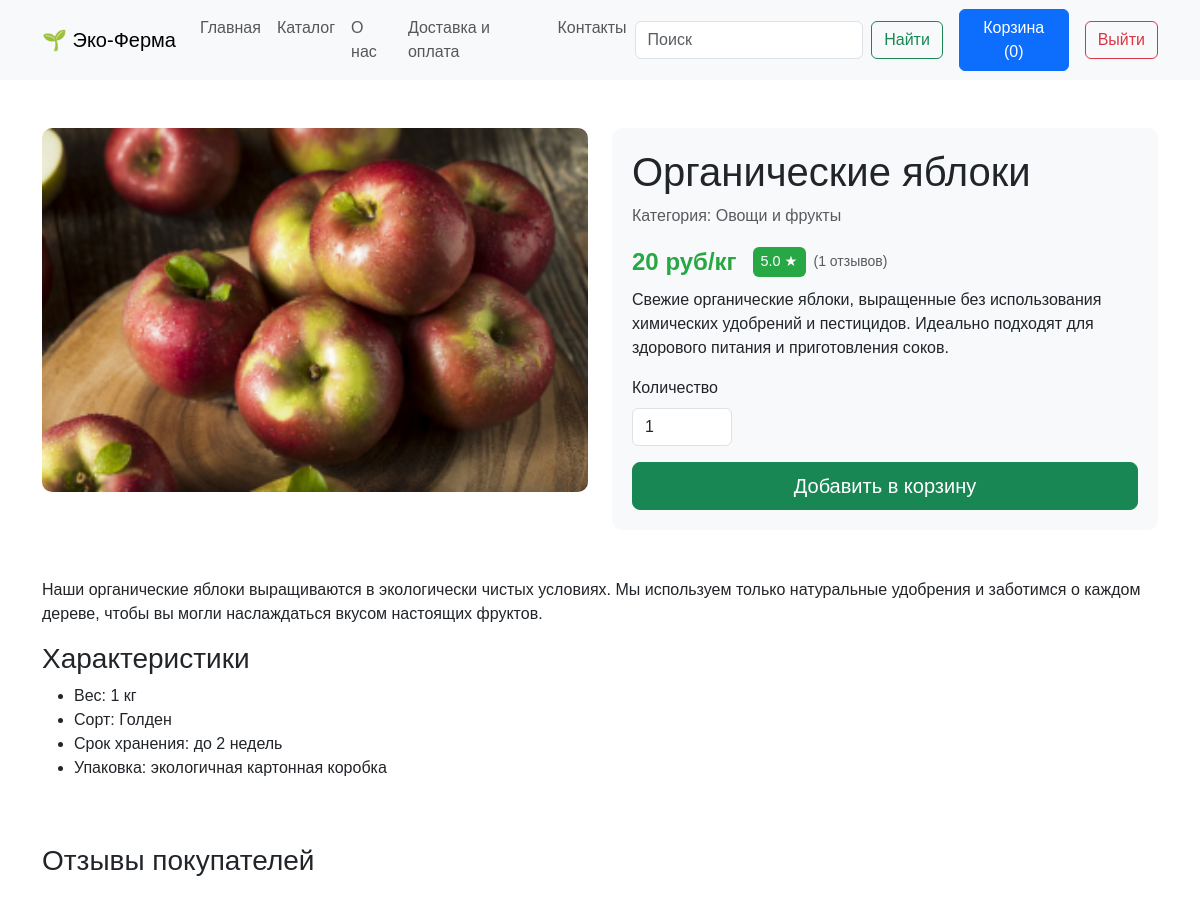
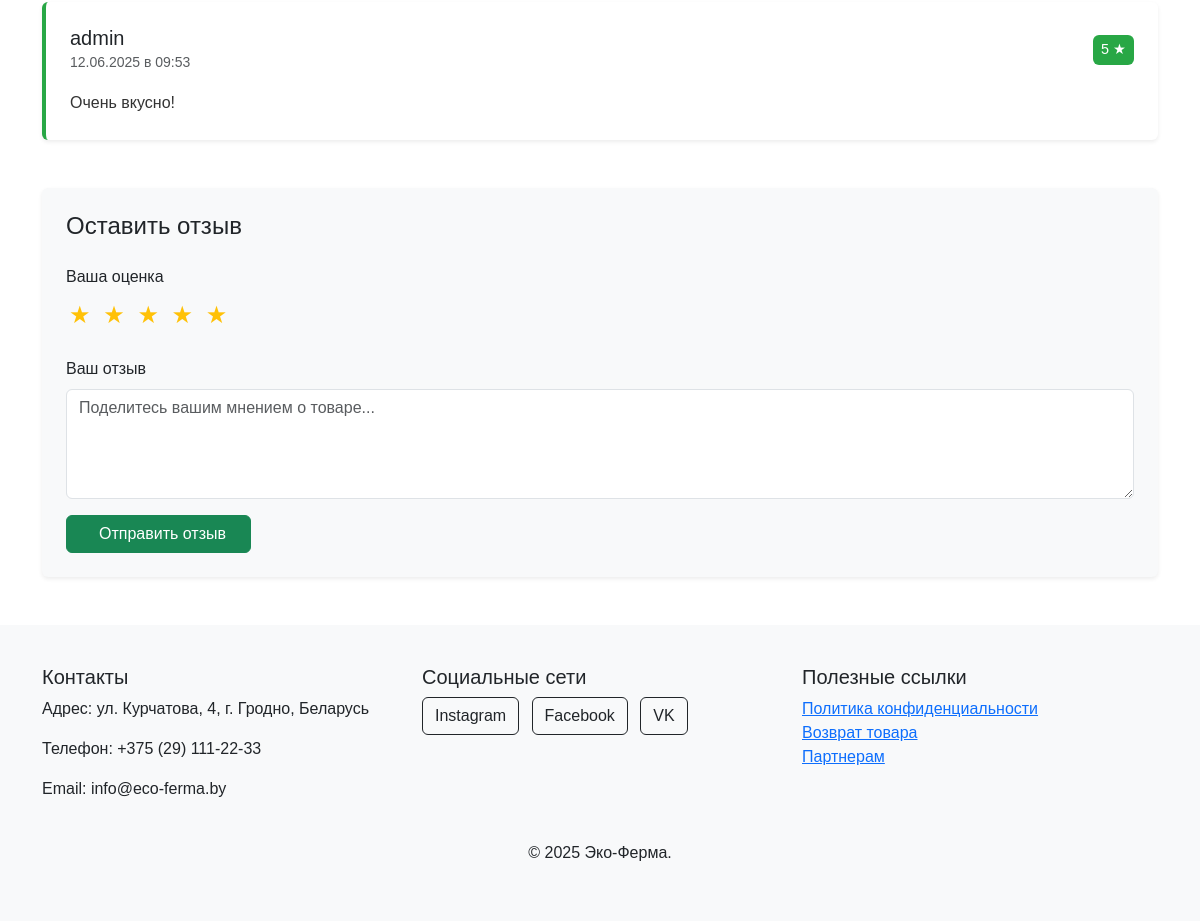
The page /product/1 (signed in) on the database its author committed (2 pictures, top to bottom).
### app.py (models this page shows, shortened)
class Products(db.Model):
    id = db.Column(db.Integer,primary_key=True)
    title = db.Column(db.String(100))
    subText = db.Column(db.Text)
    text = db.Column(db.Text)
    image_name = db.Column(db.String(100))
    category = db.Column(db.String(100))
    price = db.Column(db.Integer)
    orders = db.relationship('Orders', backref='product', lazy=True)

class Reviews(db.Model):
    id = db.Column(db.Integer, primary_key=True)
    id_user = db.Column(db.Integer, db.ForeignKey('users.id'))
    id_product = db.Column(db.Integer, db.ForeignKey('products.id'))
    rating = db.Column(db.Integer)  # Оценка от 1 до 5
    text = db.Column(db.Text)
    date = db.Column(db.DateTime, default=datetime.now)
    user = db.relationship('Users', backref='reviews')
    product = db.relationship('Products', backref='reviews')

class Users(db.Model):
    id = db.Column(db.Integer,primary_key=True)
    name = db.Column(db.String(100))
    surname = db.Column(db.String(100))
    email = db.Column(db.String(100), unique=True)
    password = db.Column(db.String(100), unique=True)
    root = db.Column(db.Integer, default=0)
    reports = db.relationship('Reports', backref='user', lazy=True)

### app.py (the view, shortened to what this page needs)
@app.route('/product/<int:id>', methods=['GET', 'POST'])
def product(id):
    product = Products.query.get(id)
    avg_rating = db.session.query(
        db.func.avg(Reviews.rating)
    ).filter(Reviews.id_product == id).scalar()
    avg_rating = round(avg_rating, 1) if avg_rating else 0
    product.reviews = sorted(product.reviews, key=lambda x: x.date, reverse=True)
    return render_template("product.html",product=product,avg_rating=avg_rating,
        reviews_count=len(product.reviews))

### app.py (called while the page is built)
@app.context_processor
def inject_order_count():
    order_count = 0
    if 'name' in session:
        user = object
        user = Users.query.filter_by(email=session['name']).first()
        order_count = db.session.query(func.count(Orders.id)) \
                    .filter_by(id_user=user.id) \
                    .filter(Orders.status == 0) \
                    .scalar()
    return dict(order_count=order_count)

@app.context_processor
def inject_user():
    def get_user_name():
        if 'name' in session:
            return Users.query.filter_by(email=session['name']).first()
    return dict(active_user=get_user_name())

### templates/product.html (shortened to what this page needs)
{% extends 'base.html' %}
{% block main %}
  <div class="container my-5">
    <div class="row">
      <div class="col-md-6">
        <div class="product-images">
          <img src="../static/img/upload/{{product.image_name}}" alt="{{product.title}}" class="main-image">
        </div>
      </div>
      <div class="col-md-6">
        <div class="product-info">
          <h1>{{product.title}}</h1>
        <p class="text-muted">Категория: {{product.category}}</p>
        <div class="d-flex align-items-center mb-2">
            <p class="price mb-0 me-3">{{product.price}} {%if not product.title=="Свежее молоко"%}руб/кг{%else%}руб/л {%endif%}</p>
            <div class="d-flex align-items-center">
                {% if reviews_count > 0 %}
                <div class="rating-badge bg-success text-white px-2 py-1 rounded me-2">
                    {{ avg_rating }} ★
                </div>
                <small class="text-muted">({{ reviews_count }} отзывов)</small>
                {% else %}
                <small class="text-muted">Нет отзывов</small>
                {% endif %}
            </div>
        </div>
        <p>{{product.subText}}</p>
          {%if 'name' in session %}
          <form method="post" action="{{url_for('add_to_cart', id_user=active_user.id, id_product=product.id)}}">
            <div class="mb-3">
              <label for="quantity" class="form-label">Количество</label>
              <input type="number" name="count_products" class="form-control quantity" id="quantity" value="1" min="1">
            </div>
            <button type="submit" class="btn btn-success btn-lg w-100">Добавить в корзину</button>
            {%else%}
            <button type="submit" class="btn btn-success btn-lg w-100" disabled>Добавить в корзину</button>
            <p class="text-center my-2">Для добавления в карзину необходимо <a href="/login" class="link-dark">войти!</a> </p>
            {%endif%}
          </form>
        </div>
      </div>
    </div>
    <div class="row mt-5">
      <div class="col">
        {% autoescape false %} {{product.text}} {% endautoescape %}
      </div>
    </div>
<div class="row mt-5">
    <div class="col-12">
        <h3 class="mb-4">Отзывы покупателей</h3>
        <div class="reviews-list mb-5">
            {% for review in product.reviews %}
            <div class="review-card mb-4 p-4 rounded shadow-sm">
                <div class="d-flex justify-content-between align-items-center mb-3">
                    <div class="d-flex align-items-center">
                        <div>
                            <h5 class="mb-0">{{ review.user.name }}</h5>
                            <small class="text-muted">{{ review.date.strftime('%d.%m.%Y в %H:%M') }}</small>
                        </div>
                    </div>
                    <div class="rating-badge bg-success text-white px-2 py-1 rounded">
                        {{ review.rating }} ★
                    </div>
                </div>
                <div class="d-flex justify-content-between align-items-center">
                  <p class="review-text mb-0">{{ review.text }}</p>
                </div>
            </div>
            {% else %}
            <div class="empty-reviews text-center py-5 bg-light rounded">
                <i class="bi bi-chat-square-text fs-1 text-muted"></i>
                <p class="mt-3">Пока нет отзывов. Будьте первым!</p>
            </div>
            {% endfor %}
        </div>
        <div class="add-review-form bg-light p-4 rounded shadow-sm">
            <h4 class="mb-4">Оставить отзыв</h4>
            {% if 'name' in session %}
            <form method="post" action="{{ url_for('add_review', product_id=product.id) }}">
                <div class="mb-4">
                    <label class="form-label d-block">Ваша оценка</label>
                    <div class="star-rating">
                        {% for i in range(5, 0, -1) %}
                        <label for="star{{i}}" title="{{i}} звезд"> ★</label>
                        {% endfor %}
                    </div>
                </div>
                <div class="mb-3">
                    <label for="reviewText" class="form-label">Ваш отзыв</label>
                    <textarea class="form-control" id="reviewText" name="text" rows="4"
                              placeholder="Поделитесь вашим мнением о товаре..." required></textarea>
                </div>
                <button type="submit" class="btn btn-success px-4">
                    Отправить отзыв
                </button>
            </form>
            {% else %}
            <div class="alert alert-info mb-0">
                <i class="bi bi-info-circle me-2"></i>
                Чтобы оставить отзыв, пожалуйста <a href="/login" class="alert-link">войдите</a> в систему.
            </div>
            {% endif %}
        </div>
    </div>
</div>
  </div>
  {% endblock %}

### static/css/style.css (style rules this page uses)
body { font-family: Arial, sans-serif; }
html, body { height: 100%; margin: 0; display: flex; flex-direction: column; }
.product-images img { width: 100%; height: auto; border-radius: 10px; margin-bottom: 10px; }
.product-info { background-color: #f8f9fa; padding: 20px; border-radius: 10px; }
.product-info h1 { font-size: 2.5rem; }
.product-info .price { font-size: 1.5rem; color: #28a745; font-weight: bold; }
.product-info .quantity { max-width: 100px; }
html, body { height: 100%; }
body { display: flex; flex-direction: column; min-height: 100vh; }
.review-card { border-left: 3px solid #28a745; padding-left: 15px; margin-bottom: 20px; }
.review-card { background: white; border-left: 4px solid #28a745; transition: transform 0.2s; }
.rating-badge { font-size: 0.9rem; background-color: #28a745 !important; }
.review-text { line-height: 1.6; color: #333; }
.star-rating { display: flex; flex-direction: row-reverse; justify-content: flex-end; }
.star-rating label { color: #ddd; font-size: 1.5rem; padding: 0 3px; cursor: pointer; transition: color 0.2s; }
.star-rating input:checked ~ label, .star-rating label:hover, .star-rating label:hover ~ label { color: #ffc107; }
.star-rating input:checked + label { color: #ffc107; }
.rating-badge { font-size: 0.9rem; display: inline-flex; align-items: center; gap: 0.25rem; }
.star-rating { display: inline-block; font-size: 1.5rem; unicode-bidi: bidi-override; direction: rtl; }
.star-rating label { color: #ddd; cursor: pointer; }
.rating-badge { display: inline-flex; align-items: center; font-size: 0.9rem; font-weight: 500; }
.price { font-size: 1.2rem; font-weight: bold; color: #2e7d32; }

### rows shown on the page
Products: image_name (picture), title "Органические яблоки", category "Овощи и фрукты", price "20", subText "Свежие органические яблоки, выращенные без использования химических удобрений и пестицидов. Идеально подходят для здорового питания и приготовления соков.", text "Наши органические яблоки выращиваются в экологически чистых условиях. Мы используем только натуральные удобрения и заботимся о каждом дереве, чтобы вы могли наслаждаться вкусом настоящих фруктов. Характеристики Вес: 1 кг Сорт: Голден Срок хранения: до 2 недель Упаковка: экологичная картонная коробка"
Reviews: user.name "admin", date "12.06.2025 в 09:53", rating "5", text "Очень вкусно!"

### other values the page prints
{{ order_count }} "0"
{{ avg_rating }} "5.0"
{{ reviews_count }} "1"
